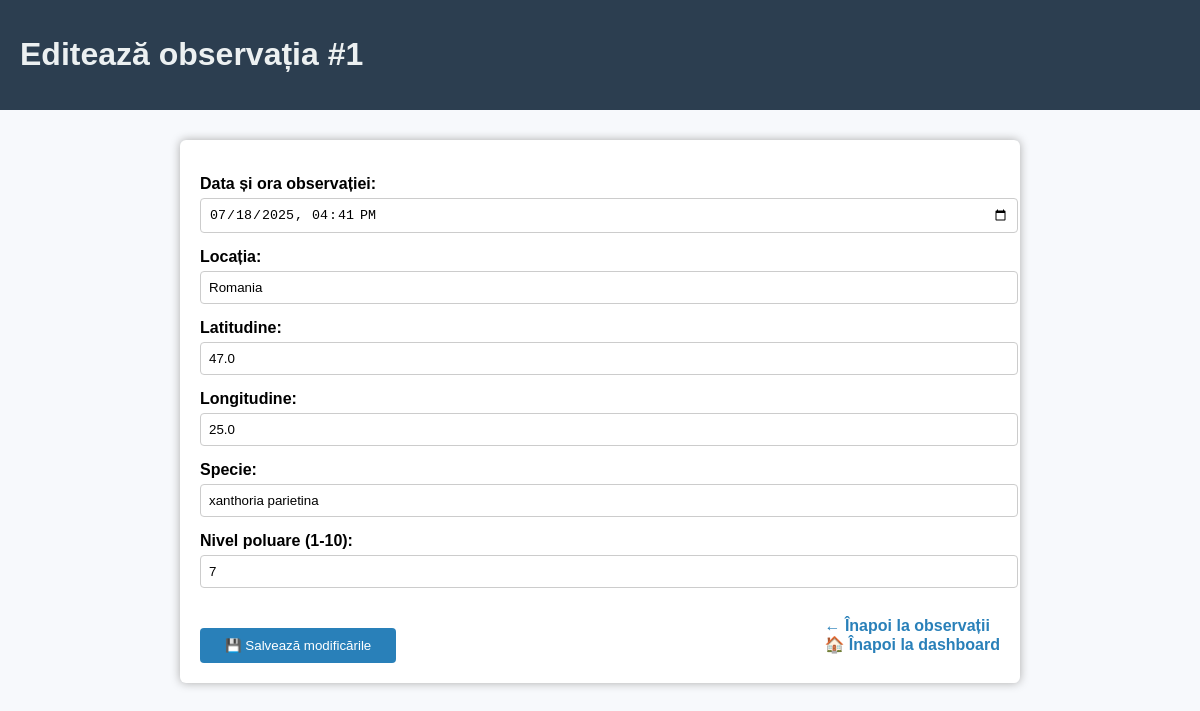
The app's page /admin/observations/1/edit (signed in) with its own data.
### app.py (models this page shows)
class Observation(db.Model):
    id = db.Column(db.Integer, primary_key=True)
    image_filename = db.Column(db.Text, nullable=False)
    date_time = db.Column(db.DateTime, nullable=False)
    location = db.Column(db.String(300), nullable=False)
    latitude = db.Column(db.Float)
    longitude = db.Column(db.Float)
    species = db.Column(db.String(150))
    pollution_level = db.Column(db.Integer)
    is_approved = db.Column(db.Boolean, default=False)
    user_id = db.Column(db.Integer, db.ForeignKey('user.id'))
    user = db.relationship('User')

### app.py (the view, shortened to what this page needs)
@app.route('/admin/observations/<int:obs_id>/edit', methods=['GET', 'POST'])
@login_required
def edit_observation(obs_id):
    if current_user.username != 'admin':
        flash('Access denied.', 'error')
        return redirect(url_for('dashboard'))
    observation = Observation.query.get_or_404(obs_id)
    return render_template('admin_edit_observation.html', observation=observation)

### app.py (called while the page is built)
@login_manager.user_loader
def load_user(user_id):
    return User.query.get(int(user_id))

### templates/admin_edit_observation.html (shortened to what this page needs)
<!DOCTYPE html>
<html lang="ro">
<head>
</head>
<body>
<header>
    <h1>Editează observația #{{ observation.id }}</h1>
</header>
<main>
    <form method="POST">
        <label for="date_time">Data și ora observației:</label>
        <input type="datetime-local" id="date_time" name="date_time"
               value="{{ observation.date_time.strftime('%Y-%m-%dT%H:%M') }}" required>
        <label for="location">Locația:</label>
        <input type="text" id="location" name="location" value="{{ observation.location }}" required>
        <label for="latitude">Latitudine:</label>
        <input type="text" id="latitude" name="latitude" value="{{ observation.latitude }}" required>
        <label for="longitude">Longitudine:</label>
        <input type="text" id="longitude" name="longitude" value="{{ observation.longitude }}" required>
        <label for="species">Specie:</label>
        <input type="text" id="species" name="species" value="{{ observation.species or '' }}">
        <label for="pollution_level">Nivel poluare (1-10):</label>
        <input type="number" id="pollution_level" name="pollution_level" value="{{ observation.pollution_level or '' }}" min="1" max="10">
        <div class="actions">
            <button type="submit">💾 Salvează modificările</button>
            <div>
                <a href="{{ url_for('admin_observations') }}" class="link-button">← Înapoi la observații</a><br>
                <a href="{{ url_for('dashboard') }}" class="link-button">🏠 Înapoi la dashboard</a>
            </div>
        </div>
    </form>
</main>
</body>
</html>

### templates/admin_edit_observation.html (style rules this page uses)
body { font-family: Arial, sans-serif; background-color: #f7f9fc; margin: 0; padding: 0; }
header { background-color: #2c3e50; padding: 15px 20px; color: #ecf0f1; }
main { max-width: 800px; margin: 30px auto; background: white; padding: 20px; border-radius: 6px; box-shadow: 0 0 10px #aaa; }
label { display: block; margin-top: 15px; font-weight: bold; }
input, textarea { width: 100%; padding: 8px; margin-top: 5px; border: 1px solid #ccc; border-radius: 4px; }
button { margin-top: 20px; padding: 10px 25px; background-color: #2980b9; color: white; border: none; border-radius: 4px; cursor: pointer; }
.actions { display: flex; flex-wrap: wrap; justify-content: space-between; align-items: center; margin-top: 20px; }
.link-button { text-decoration: none; color: #2980b9; font-weight: bold; margin-top: 10px; }

### records on screen
Observation: id "1", date_time "07/18/2025 16:41", location "Romania", latitude "47.0", longitude "25.0", species "xanthoria parietina", pollution_level "7"
